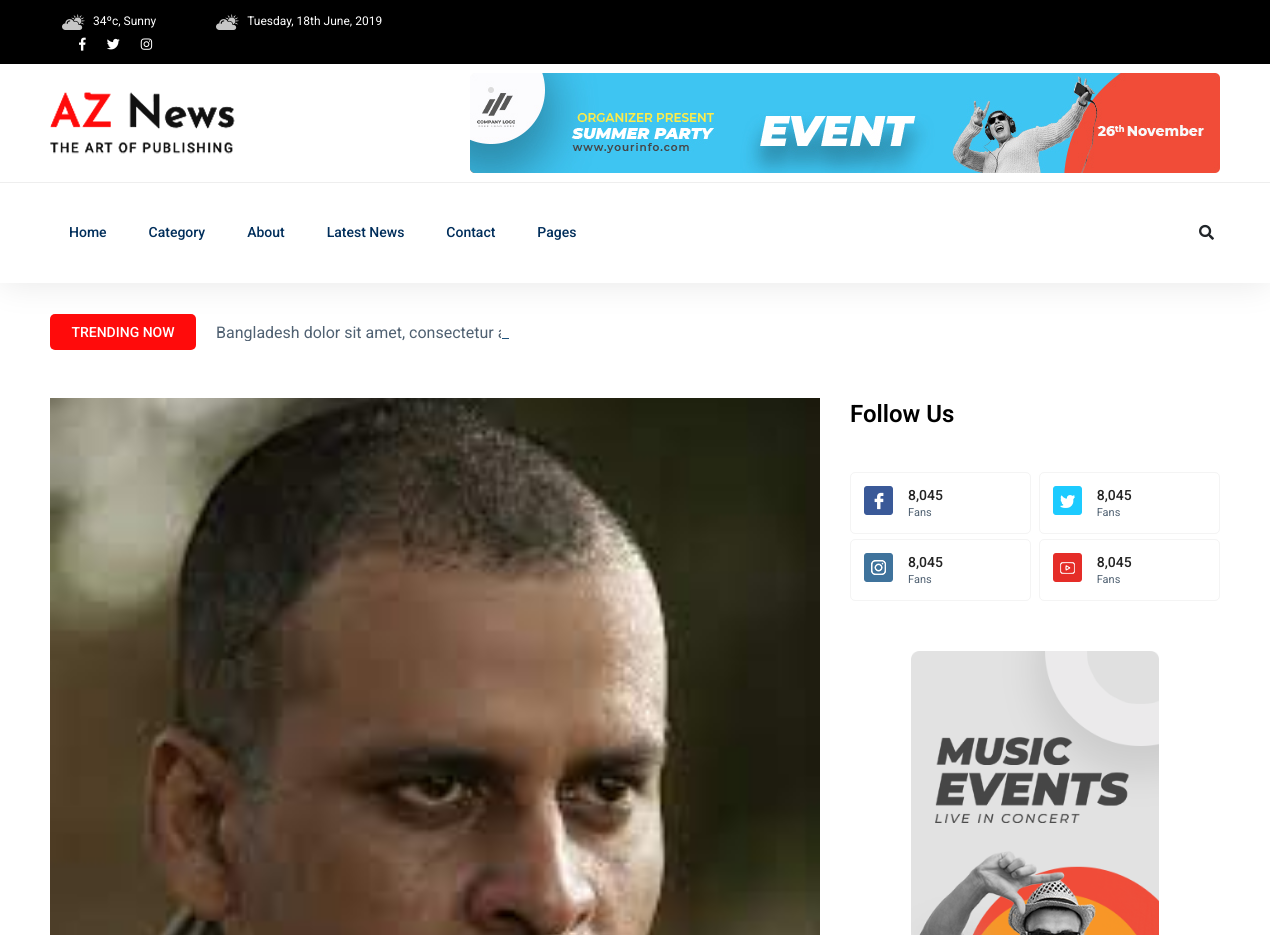
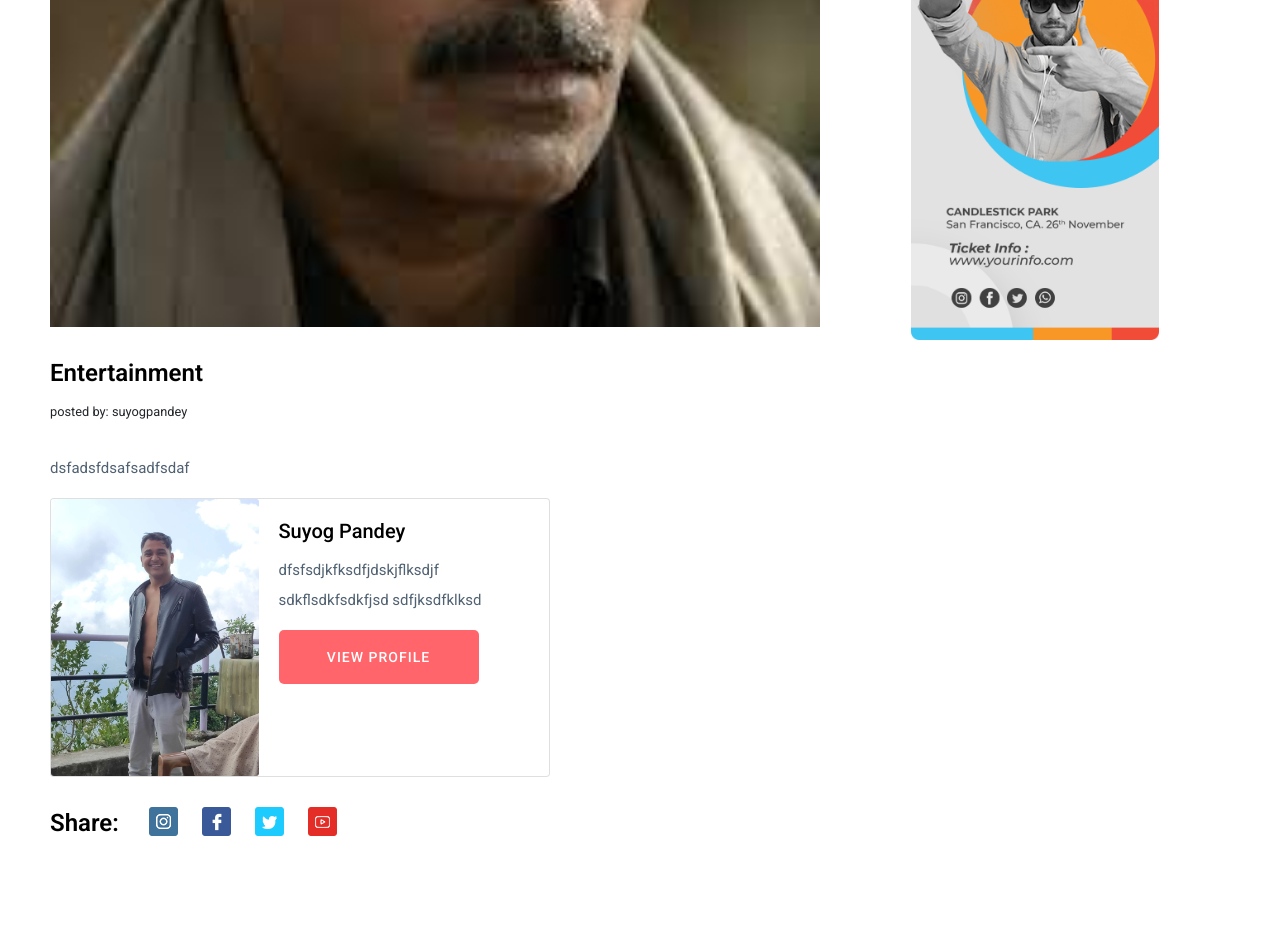
Before: /post/entertainment/ (upper part) with the older database file (2 pictures, top to bottom).
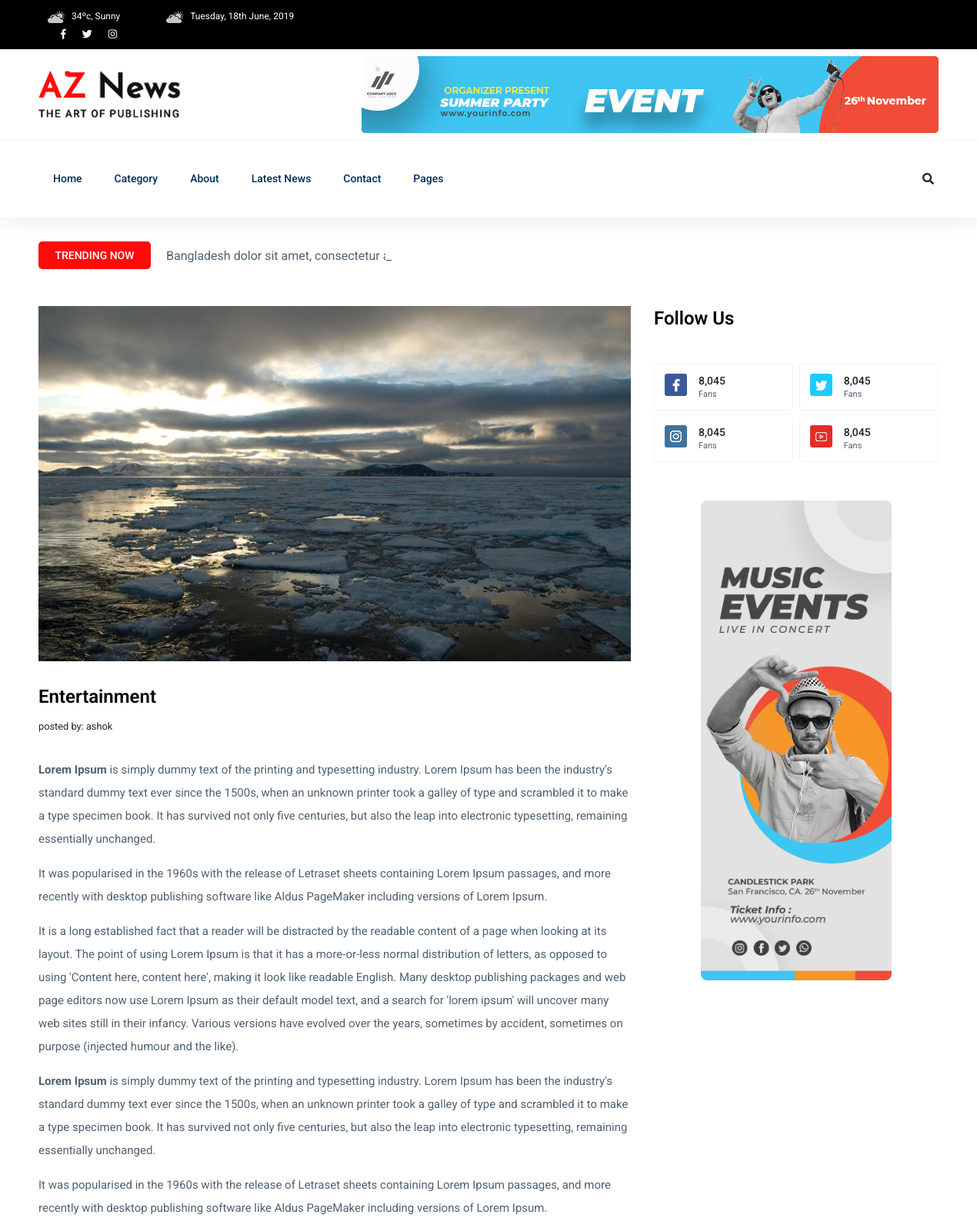
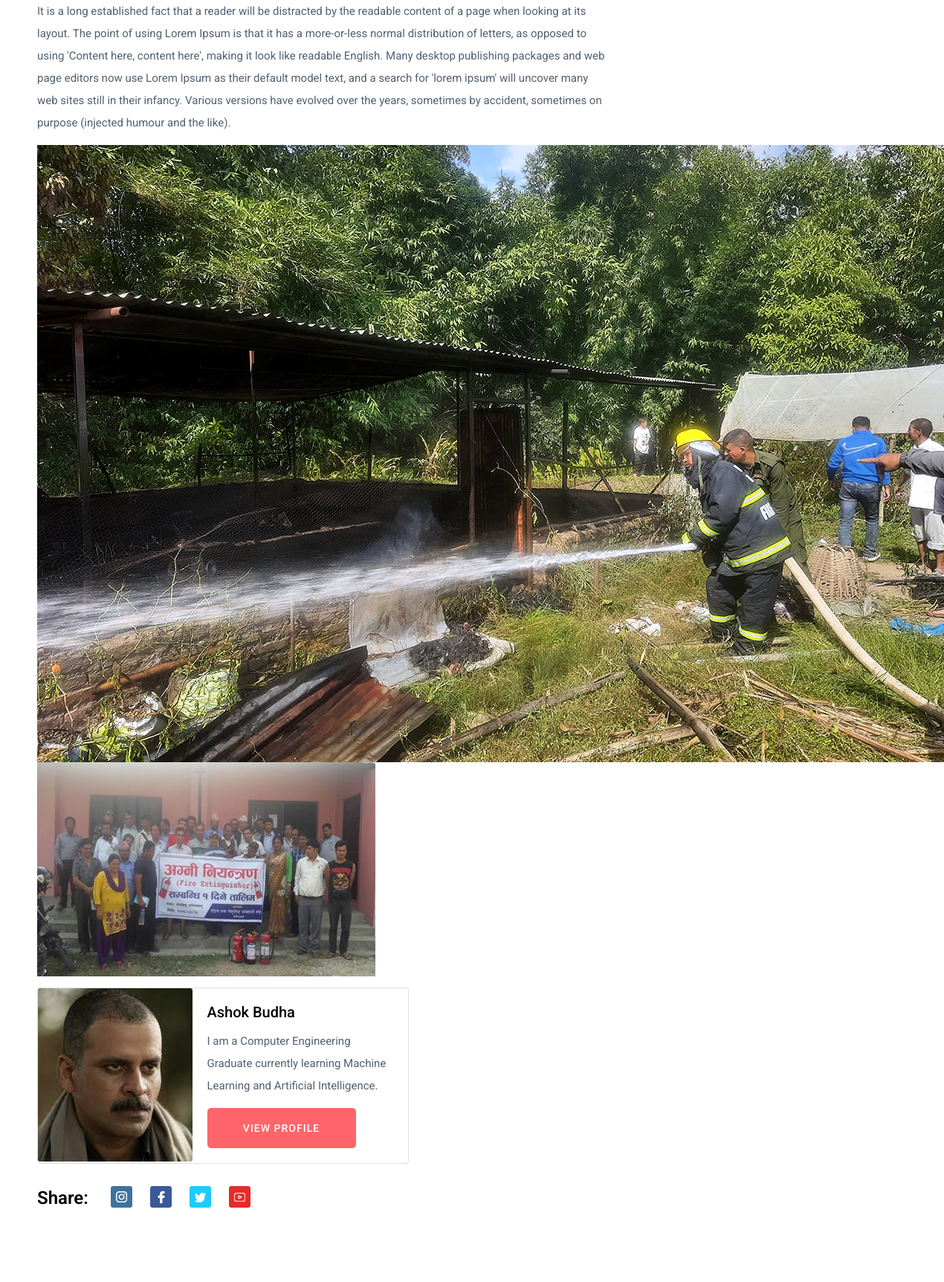
After: the same page with the newer database file (2 pictures, top to bottom).
### home/models.py (models this page shows, shortened)
class Post(models.Model):
    CHOICES = (
        ('EN', 'English'),
        ('NP', 'Nepali'),
    )
    title = models.CharField(max_length=100)
    timestamp = models.DateField(auto_now_add=True)
    thumbnail = models.ImageField(upload_to='post_thumbs')
    author = models.ForeignKey(Author, on_delete=models.CASCADE)
    categories = models.ForeignKey(Category, on_delete=models.CASCADE)
    content = RichTextUploadingField(blank=True, null=True,config_name='default')
    language=models.CharField(max_length=40, choices=CHOICES)
    slug = models.SlugField(null=False, blank=True, unique=True)

class Author(models.Model):
    user = models.OneToOneField(User, on_delete=models.CASCADE)
    firstname=models.CharField(max_length=40)
    lastname=models.CharField(max_length=40)
    middlename=models.CharField(max_length=40, null=True, blank=True, default='')
    profile_picture = models.ImageField(default='default.jpg', upload_to='profilepics')
    bio=models.TextField(max_length=300, blank=True, null=True)
    facebook_link=models.URLField(blank=True, null=True)
    twitter_link=models.URLField(blank=True, null=True)
    youtube_link=models.URLField(blank=True, null=True)
    slug=models.SlugField(null=False, blank=True, unique=True)
    def __str__(self):
        return self.user.username
    @property
    def fullname(self):
        return self.firstname+" "+ self.lastname

### home/views.py (the view)
# urls.py: path('post/<slug:slug>/',newsdetail,name='newsdetail'),
def newsdetail(request,slug):
    context={'news':Post.objects.get(slug=slug)}
    return render(request,'home/newsdetail.html',context)

### templates/home/newsdetail.html (shortened to what the changed rows need)
{% extends 'base.html' %}
{% block content %}
<main>
    <div class="about-area">
        <div class="container">
               <div class="row">
                    <div class="col-lg-8">
                        <div class="about-right mb-90">
                            <div class="about-img">
                                <img src="{{news.thumbnail.url}}" alt="">
                            </div>
                            <div class="section-tittle mb-30 pt-30">
                                <h3>{{news.title}}</h3>
                                    <small>posted by: {{news.author}}</small>
                            </div>
                            <div class="about-prea">
                                <p class="about-pera1 mb-25">{{news.content|safe}}</p>
                                <div class="card" style="width: 500px;">
                                    <div class="row no-gutters">
                                        <div class="col-sm-5">
                                            <img class="card-img" src="{{news.author.profile_picture.url}}" alt="">
                                        </div>
                                        <div class="col-sm-7">
                                            <div class="card-body">
                                                <h5 class="card-title">{{news.author.fullname }}</h5>
                                                <p class="card-text">{{news.author.bio}}</p>
                                                <a href="{% url 'adminpage' news.author.slug %}" class="btn btn-primary">View Profile</a>
                                            </div>
                                        </div>
                                    </div>
                                </div>
                            </div>
                        </div>
                    </div>
               </div>
        </div>
    </div>
</main>
{% endblock content %}

Changed rows visible on the page:
changed Post "Entertainment": thumbnail: a different picture; author "suyogpandey" → "ashok"; content "dsfadsfdsafsadfsdaf" → "Lorem Ipsum is simply dummy text of the printing and typesetting industry. Lorem Ipsum has been the industry's standard dummy text ever since the 1500s, when an unknown printer took a galley of type and scrambled it to make a type specimen book. It has survived not only five centuries, but also the leap into electronic typesetting, remaining essentially unchanged. It was popularised in the 1960s with the release of Letraset sheets containing Lorem Ipsum passages, and more recently with desktop publishing software like Aldus PageMaker including versions of Lorem Ipsum. It is a long established fact that a reader will be distracted by the readable content of a page when looking at its layout.…"; content: picture added; author.profile_picture: a different picture; author.fullname "Suyog Pandey" → "Ashok Budha"; author.bio "dfsfsdjkfksdfjdskjflksdjf sdkflsdkfsdkfjsd sdfjksdfklksd" → "I am a Computer Engineering Graduate currently learning Machine Learning and Artificial Intelligence."
